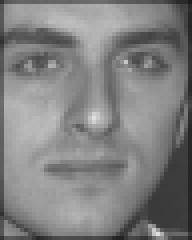
#> input picture MF_PCA_compression/Project4/Data/Train/00017_930831_fa.pgm, 48 x 60 px (shown 4 times larger); its folder holds 4 pictures in this run
$ python test_script.py
#> lines starting #> are read from the running program, lines starting #| are printed output that depends on the picture
### MF_PCA_compression/Project4/pca.py
'''
@author:        Matt Facque
@project:       Project 4
@description:   PCA algorithm
'''

import numpy as np

'''
 @module:         compute_Z(X, centering=True, scaling=False)
 @description:    Center and scale the input matrix X
 @parameters:     X = input matrix
                  centering = boolean, center X
                  scaling = boolean, scale X
'''
def compute_Z(X, centering=True, scaling=False):
    #  Cast input array to float
#> called with X = array of shape (4, 2), centering = True, scaling = False
    X_float = X.astype(float)
    #  Dimension of numpy array, dim = tuple
    dim = X.shape
    #print(dim)
    #  Number of total samples
    total_X = dim[0]
    #print(total_X)
    #  Number of features
    size = dim[1]
    #print(size)
    #  numpy array of mean values, initialized as zeroes
    means = np.zeros(size)
    #print(means)
    #  numpy array of standard deviation values, initialized as zeroes
    scaling_factors = np.zeros(size)
    # [25 lines of commented-out code are left out]

    if (centering == True):
        for i in range(total_X):
            means += X_float[i]
        means = means / total_X
        #print(means)
        for i in range(total_X):
            X_float[i] -= means

    if (scaling == True):
        for i in range(total_X):
            scaling_factors += np.square(X_float[i] - means)
        scaling_factors = scaling_factors / total_X
        #print(scaling_factors)
        scaling_factors = np.sqrt(scaling_factors)
        for i in range(total_X):
            X_float[i] = X_float[i] / scaling_factors

    #print(X_float)

    return X_float
######

'''
 @module:        compute_covariance_matrix(Z)
 @description:   Output COV from input, Z(transposed) * Z
 @parameter:     Z, input matrix as centered and scaled numpy array
'''
def compute_covariance_matrix(Z):
    #print(Z)
    #  Transpose Z
    transpose_Z = np.transpose(Z)
    #print(transpose_Z)
    #  Covariance matrix
    COV = np.matmul(transpose_Z, Z)
    #print(COV)

    return COV
######

'''
 @module:       find_pcs(COV)
 @description:  Input covariance matrix and output a matrix of eigenvalues and eigenvectors
                The eigenvectors will be ordered largest to smallest and each column will
                be a singular eigenvector
 @parameter:    COV, covariance matrix
 @output:       eig_Val = numpy array of eigenvalues
                eig_Vec = numpy array of eigenvectors, each column is an eigenvector
'''
def find_pcs(COV):
    #print(COV)

    eig_Val, eig_Vec = np.linalg.eig(COV)
    # [5 lines of commented-out code are left out]

    return eig_Val, eig_Vec
######

'''
 @module:        project_data(Z, PCS, L, k, var)
 @description:   Transform the standardized data set Z into the projected data set Z*
                 using the eigenvectors and eigenvalues.
 @parameter:     Z = standardized data set
                 PCS = array of eigenvectors
                 L = array of eigenvalues
                 k = number of principal components used to project the data, 0 <= k <= D
                 var = value of the desired cumulative variance produced by the projection, 0 <= var <= 1
'''
def project_data(Z, PCS, L, k, var):
    if k > 0:
        #  Choose number of PCS
        k_Eigenvectors = np.zeros(k)
        k_Eigenvectors = np.copy(PCS[:k])

    else:
        #  Total all eigenvalues
        count = np.sum(L)
        #print(count)
        #  Turn eigenvalues into corresponding percentages
        L = L / count
        #print(L)
        eig_Range = 0
        for x in range(np.size(L)):
            #print('loop number: ', x)
            if L[x] >= var:
                #print(L[x])
                eig_Range = x
                break
            else:
                #print(L[x+1])
                L[x+1] += L[x]
                #print(L)
        #print(eig_Range)
        k_Eigenvectors = np.zeros(eig_Range)
        k_Eigenvectors = np.copy(PCS[:eig_Range])

    # [4 lines of commented-out code are left out]
    transpose_k = np.transpose(k_Eigenvectors)
    #print(transpose_k)
    #print(transpose_k.shape)
    Z_Star = np.matmul(Z, transpose_k)
    #print(Z_Star)
    return Z_Star


### MF_PCA_compression/Project4/compress.py
'''
@author:         Matt Facque
@project:        Project4
@description:    Image compression
'''

import numpy as np
import matplotlib.pyplot as plt
import pca
import os

#  GLOBAL
dimensions = (60,48)

'''
 @module:         load_data(input_dir)
 @description:    Load image data into matrix
 @parameters:     input_dir = directory containing images for compression
 @output:         DATA matrix as numpy array
                  Columns = samples
                  Rows = features
'''
def load_data(input_dir):
    #images = len(os.listdir(input_dir))
    #print(images)
#> called with input_dir = 'Data/Train/'
    data = np.zeros(shape=(2880,))

    for x in os.listdir(input_dir):
        #print(filename + ' image')
        image = plt.imread(os.path.join(input_dir, x))
#> image is the input picture: shape (60, 48); min 26, max 224, mean 128.9
        #print(image.shape)
        f_image = image.flatten()
#> f_image = 2880 values, max 224 at index 2823, min 26 at index 47, mean 128.9
        #print(f_image.shape)
        #print(f_image)
        data = np.vstack((data, f_image))

    #print(data)
    #print(data.shape)
    correct_data = data[1:]
    #print(correct_data)
    #print(correct_data.shape)
    data_t = np.transpose(correct_data)
#> data_t = 2880 rows, first 6: [54, 46, 14, 21], [88, 71, 29, 40], [94, 87, 36, 43], [97, 92, 38, 42], [101, 90, 40, 39], [103, 69, 42, 42]
#> `X = compress.load_data('Data/Train/')`: X has the same summary as data_t in load_data
    #print(data_t)
    #print(data_t.shape)
    data_t = data_t.astype(float)
    #print(data_t)
    #print(data_t.shape)

    return data_t
######

'''
 @module:         compress_images(DATA, k)
 @description:    Module to compress images
 @parameters:     DATA = load numpy array of image values
                  k = requested number of PC
 @output:         Output directory 'Output'
'''
def compress_images(DATA,k):
    #  Collect size of DATA matrix
#> called with DATA = array of shape (2880, 4), k = 100
    DATA_shape = DATA.shape
#> DATA_shape = (2880, 4)
    #print(DATA_shape)
    #  Collect number of input images
    no_Images = DATA_shape[1]
#> no_Images = 4
    #print(no_Images)

    Z = pca.compute_Z(DATA)
#> in compute_Z (call 2), `X_float = X.astype(float)`: X_float has the same summary as data_t in load_data
#> the loop in compute_Z (call 2), `for i in range(total_X):` made 2880 passes
#> means on passes 1 to 3: [54, 46, 14, 21], [142, 117, 43, 61], [236, 204, 79, 104]
#> after the loop in compute_Z (call 2), `for i in range(total_X):`: X_float = 2880 rows, first 6: [-74.88, -102.5, -82.91, -69.14], [-40.88, -77.54, -67.91, -50.14], [-34.88, -61.54, -60.91, -47.14], [-31.88, -56.54, -58.91, -48.14], [-27.88, -58.54, -56.91, -51.14], [-25.88, -79.54, -54.91, -48.14]
#> Z has the same summary as X_float in compute_Z
    COV = pca.compute_covariance_matrix(Z)
#> COV = [[3735645.3, 2627466.4, 1659121.7, 515016.1], [2627466.4, 4229408, 1915529.9, 765539.1], [1659121.7, 1915529.9, 5260328.8, 1860163.5], [515016.1, 765539.1, 1860163.5, 1656535.2]]
    #  L = eigenvalues
    #  PCS = eigenvectors
    L, PCS = pca.find_pcs(COV)
#> L = [9041046.9, 3637609.9, 1358758.6, 844501.8]; PCS = [[-0.494, -0.477, -0.709, 0.163], [-0.556, -0.468, 0.678, -0.107], [-0.621, 0.67, -0.109, -0.393], [-0.248, 0.324, 0.162, 0.898]]
    Z_star = pca.project_data(Z, PCS, L, k, 0)
#> in project_data (call 2), `Z_Star = np.matmul(Z, transpose_k)`: Z_Star = 2880 rows, first 6: [133.4, 40.89, 14.03, -90.14], [97.11, 18.4, 0.563, -71], [82.05, 11.99, 5.61, -63.48], [76.6, 9.44, 7.27, -63.18], [73.67, 9.83, 4.41, -67.19], [81.77, 19.59, -12.29, -71.47]
#> Z_star has the same summary as Z_Star in project_data

    PCS_k = PCS[:k]
#> PCS_k has the same summary as PCS
    #PCS_transposed = np.transpose(PCS_k)
    #print(Z_star.shape)
    #print(PCS_k.shape)
    X_compressed = np.matmul(Z_star, PCS_k)
#> X_compressed has the same summary as X_float in compute_Z
    #print(X_compressed)
    #print(X_compressed.shape)

    image_Col = np.hsplit(X_compressed, no_Images)
#> image_Col = 4 items
    #print(image_Col)
    #print(image_Col[0].shape)
    #X_compressed is ready to be split back into images and saved

    #  Make directory
    path = '/home/student/eclipse_py_workspace/facque_matt_project4/Output'
    isExists = os.path.exists(path)
    if not isExists:
        #  If the directory does NOT exist
        os.mkdir(path)
        #print('Directory Output has been created')

    #  Begin rescaling
    min = 0
    max = 0
    counter = 0
    for x in range(no_Images):
        min = np.amin(image_Col[x])
        max = np.amax(image_Col[x])

        scaled_Image = ((image_Col[x] - min)/(max - min)) * 255
        true_Image = np.reshape(scaled_Image, dimensions)
        #print(true_Image)
        #print(true_Image.shape)
        filename = 'image'+str(counter)
        complete_Name = os.path.join(path,filename)
        plt.imsave(complete_Name,true_Image,cmap='gray',format='jpg')
        counter += 1
#> this loop made 4 passes
#> (min, max) on passes 1 to 4: (-102.9, 95.12), (-132.5, 63.46), (-85.91, 120.1), (-70.14, 164.9)
#> pass 1, in compress_images, `true_Image = np.reshape(scaled_Image, dimensions)`:
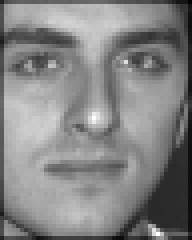
#> true_Image: shape (60, 48) float64 (shown 4 times larger); min 0, max 255, mean 132.5
#> pass 2, in compress_images, `true_Image = np.reshape(scaled_Image, dimensions)`:
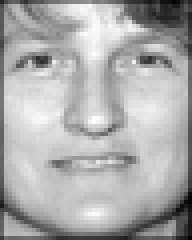
#> true_Image: shape (60, 48) float64 (shown 4 times larger); min 0, max 255, mean 172.4
#> pass 3, in compress_images, `true_Image = np.reshape(scaled_Image, dimensions)`:
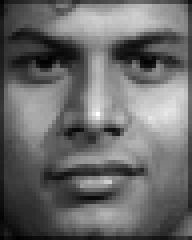
#> true_Image: shape (60, 48) float64 (shown 4 times larger); min 0, max 255, mean 106.3
#> after the loop, counter = 4

    return 0


### MF_PCA_compression/Project4/test_script.py
import pca
import numpy as np

#test PCA
X = np.array([[-1,-1],[-1,1],[1,-1],[1,1]])
Z = pca.compute_Z(X)
COV = pca.compute_covariance_matrix(Z)
L, PCS = pca.find_pcs(COV)
Z_star = pca.project_data(Z, PCS, L, 1, 0)


#test compression  using PCA
import compress

X = compress.load_data('Data/Train/')
compress.compress_images(X,100)
